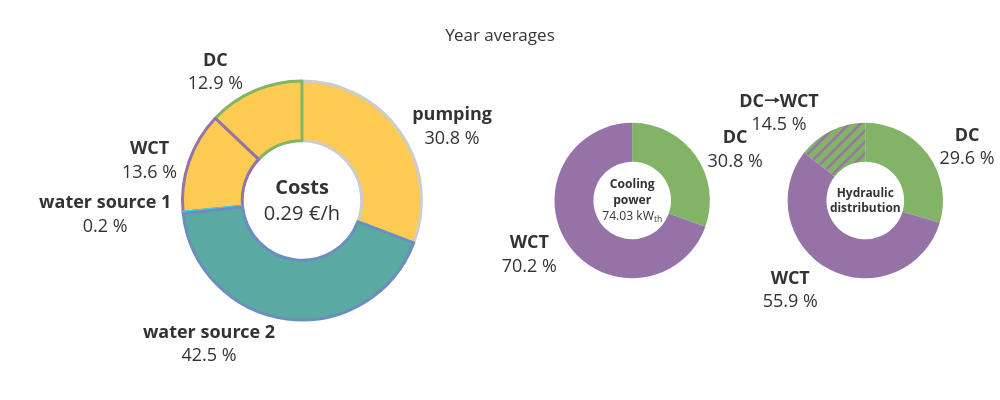

Source (notebook cell):
### Code cell
fig = year_pie_plot(df_year, )
fig

### Figure 1 — Plotly figure (JSON) as saved in the notebook; plotly's stock layout.template omitted (floating-point values rounded to 4 significant figures)
{"data": [{"domain": {"x": [0, 0.35], "y": [0, 1]}, "hole": 0.5, "insidetextorientation": "radial", "labels": ["pumping", "DC", "WCT", "water source 1", "water source 2"], "marker": {"colors": ["#FECB52", "#FECB52", "#FECB52", "#5AA9A2", "#5AA9A2"], "line": {"color": ["#CCCCCC", "#83b366", "#9573a6", "#36D7F3", "#6c8ebf"], "width": 3}, "pattern": {"bgcolor": ["#FECB52", "#FECB52", "#FECB52", "#5AA9A2", "#5AA9A2"], "fgcolor": ["rgba(0,0,0,0)", "rgba(0,0,0,0)", "rgba(0,0,0,0)", "rgba(0,0,0,0)", "rgba(0,0,0,0)"], "shape": "/"}}, "showlegend": false, "sort": false, "textfont": {"size": 18}, "textinfo": "label+percent", "textposition": "auto", "texttemplate": "<b>%{label}</b><br>%{value:.1f} %</br>", "title": {"font": {"size": 20}, "text": "<b>Costs</b><br>0.29 €/h"}, "type": "pie", "values": [30.77, 12.92, 13.64, 0.1891, 42.48]}, {"domain": {"x": [0.5, 0.7], "y": [0, 1]}, "hole": 0.5, "insidetextorientation": "radial", "labels": ["DC", "WCT"], "marker": {"colors": ["#83b366", "#9573a6"], "line": {"color": ["rgba(0,0,0,0)", "rgba(0,0,0,0)"], "width": 3}, "pattern": {"bgcolor": ["#83b366", "#9573a6"], "fgcolor": ["rgba(0,0,0,0)", "rgba(0,0,0,0)"], "shape": "/"}}, "showlegend": false, "sort": false, "textfont": {"size": 18}, "textinfo": "label+percent", "textposition": "auto", "texttemplate": "<b>%{label}</b><br>%{value:.1f} %</br>", "title": {"font": {"size": 20}, "text": "<b>Cooling<br>power</b><br>74.03 kW<sub>th</sub>"}, "type": "pie", "values": [30.76, 70.23]}, {"domain": {"x": [0.8, 1], "y": [0, 1]}, "hole": 0.5, "insidetextorientation": "radial", "labels": ["DC", "DC🠒WCT", "WCT"], "marker": {"colors": ["#83b366", "#83b366", "#9573a6"], "line": {"color": ["rgba(0,0,0,0)", "rgba(0,0,0,0)", "rgba(0,0,0,0)"], "width": 3}, "pattern": {"bgcolor": ["#83b366", "#83b366", "#9573a6"], "fgcolor": ["rgba(0,0,0,0)", "#9573a6", "rgba(0,0,0,0)"], "shape": "/"}}, "showlegend": false, "sort": false, "textfont": {"size": 18}, "textinfo": "label+percent", "textposition": "auto", "texttemplate": "<b>%{label}</b><br>%{value:.1f} %</br>", "title": {"font": {"size": 20}, "text": "<b>Hydraulic<br>distribution</b>"}, "type": "pie", "values": [29.63, 14.46, 55.91]}], "layout": {"height": 400, "margin": {"b": 0, "l": 5, "r": 5, "t": 50}, "paper_bgcolor": "rgba(0,0,0,0)", "plot_bgcolor": "rgba(0,0,0,0)", "title": {"text": "Year averages"}, "uniformtext": {"minsize": 16}, "width": 1000}}
